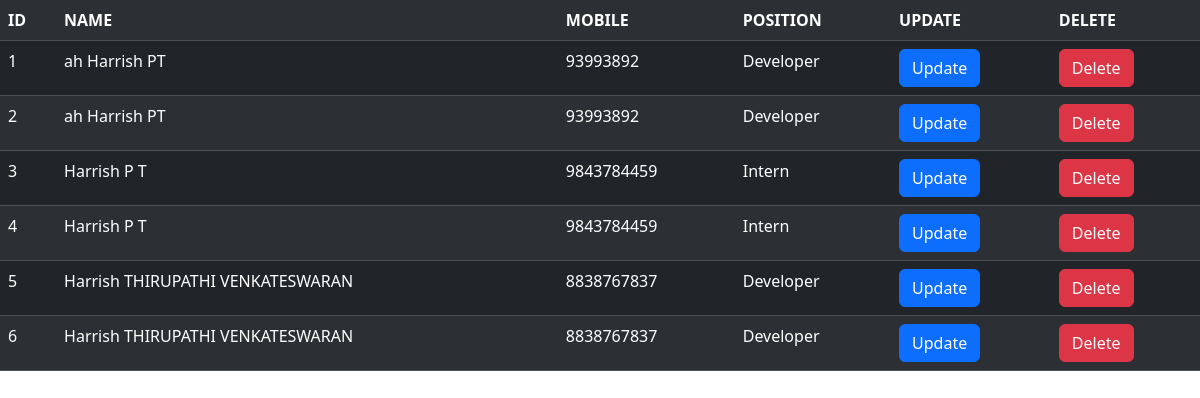
/display/, run on an earlier commit of the app's database.
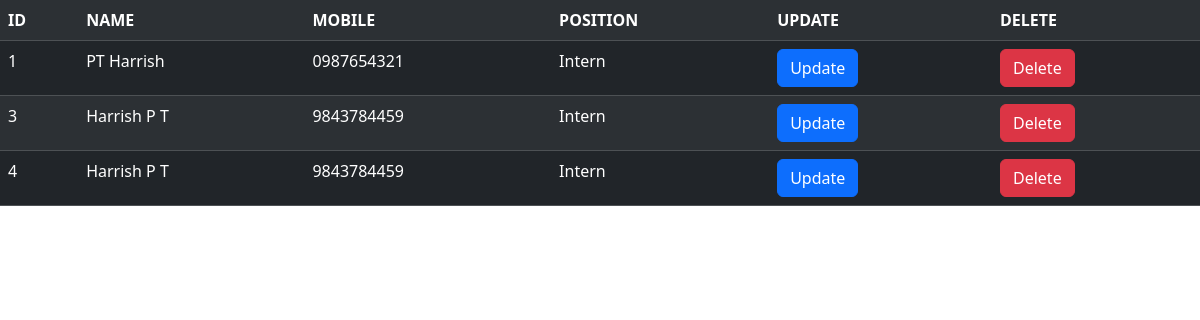
And on a later commit of the database.
### crud/models.py (models this page shows, shortened)
class User(models.Model):
  firstname = models.CharField(max_length=25)
  lastname = models.CharField(max_length=25)
  mobile=models.CharField(max_length=10)
  position=models.ForeignKey(Position,on_delete=models.CASCADE)

class Position(models.Model):
  title=models.CharField(max_length=50)
  def __str__(self):
    return self.title

### crud/views.py (the view)
# urls.py: path('display/',views.display ),
def display(request):
   m=User.objects.all()
   return render(request,'display.html',{'form':m})

### templates/display.html (shortened to what this page needs)
<!DOCTYPE html>
<html lang="en">
<head>
    <link href="https://cdn.jsdelivr.net/npm/bootstrap@5.3.2/dist/css/bootstrap.min.css" rel="stylesheet">
</head>
<body>
    {% block content %}
    <table class="table table-striped table-dark">
    <th>ID</th><th>NAME</th><th>MOBILE</th><th>POSITION</th><th>UPDATE</th><th>DELETE</th>
    {% for forms in form %}
    <tr>
        <td>{{forms.id}}</td>
        <td>{{forms.firstname}} {{forms.lastname}}</td>
        <td>{{forms.mobile}}</td>
        <td>{{forms.position}}</td>
        <td><a href="/update/{{forms.id}}" ><button type="button" class="btn btn-primary">Update</button></a></td>
        <td><a href="/delete/{{forms.id}}" ><button type="button" class="btn btn-danger">Delete</button></a></td>
    </tr>
    {% endfor %}
</table>
    {% endblock content %}
</body>
</html>

What changed in the data, as far as the page shows it:
removed User: id "2", firstname "ah", lastname "Harrish PT", mobile "93993892", position "Developer"
removed User: id "5", firstname "Harrish", lastname "THIRUPATHI VENKATESWARAN", mobile "8838767837", position "Developer"
removed User: id "6", firstname "Harrish", lastname "THIRUPATHI VENKATESWARAN", mobile "8838767837", position "Developer"
changed User id 1: firstname "ah" → "PT"; lastname "Harrish PT" → "Harrish"; mobile "93993892" → "0987654321"; position "Developer" → "Intern"
